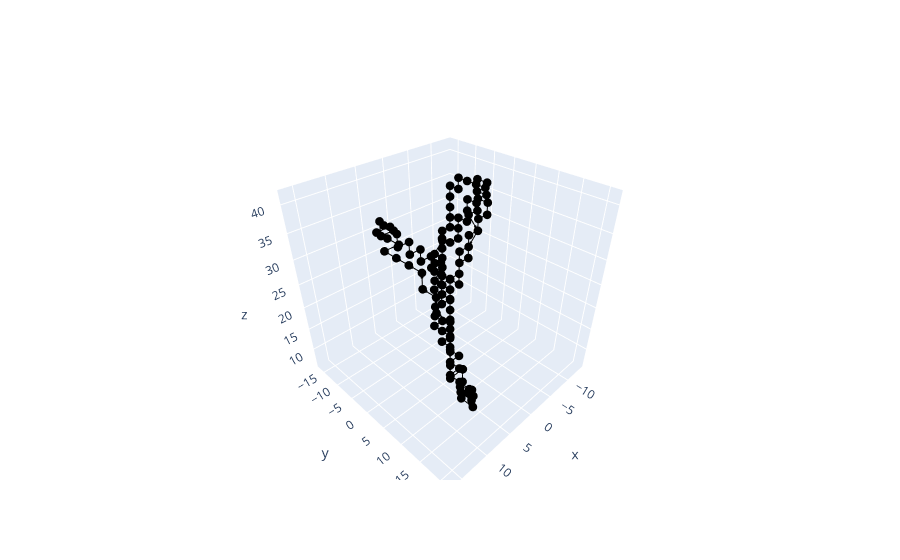

Write notebook code for a chart like this one.
### Code cell
traj_perturbed = Trajectory(data)
bins_pert = traj_perturbed.set_bins(15)
binseq_pert = traj_perturbed.bin_sequence()
A_p, verts_p, counts_p = traj_perturbed.adjacency()
binloc_p = traj63.bin_centers()

G_p = Digraph(A_p, verts_p, counts_p, loops = False)
fig = graph_graph(G_p, traj_perturbed.bin_centers(), arrows=True)
fig.show()
